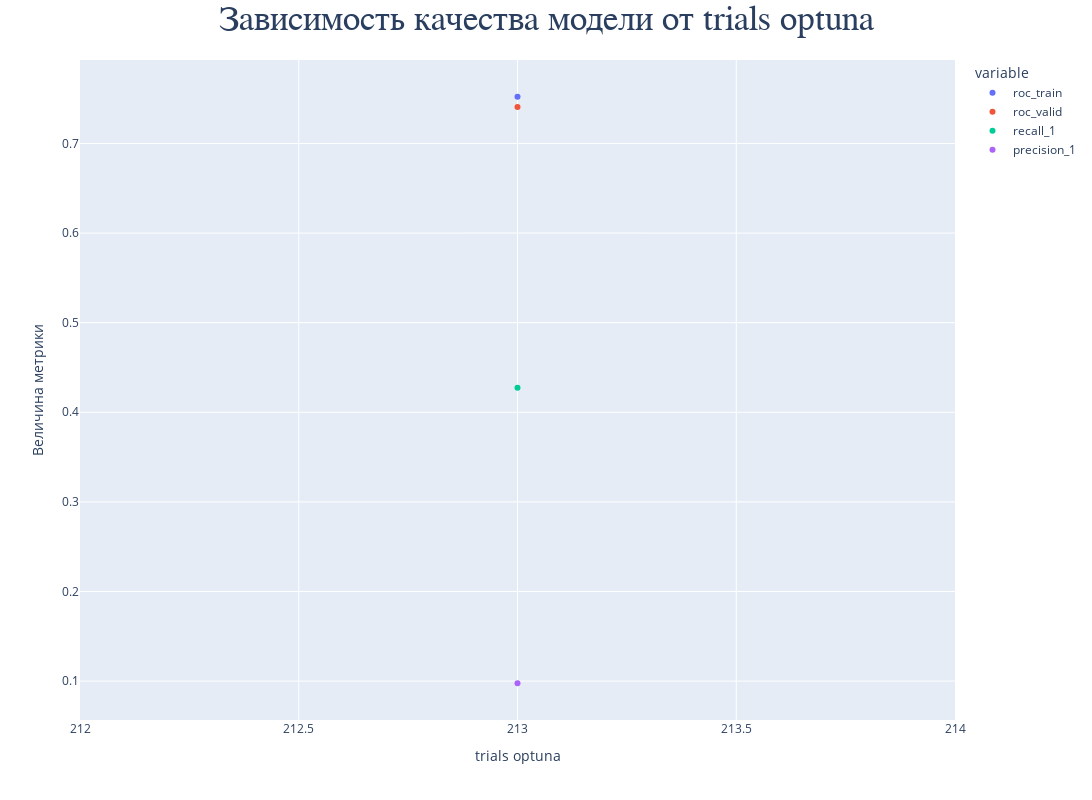

Write notebook code for a chart like this one.
### Code cell
# Визуализируем метрики полученные при optuna оптимизации
fig = px.scatter(
    data_frame=optuna_study_lg_meta_pd[optuna_study_lg_meta_pd['roc_valid']>0.9999*optuna_study_lg_meta_pd['roc_valid'].max()],
    x='number', #ось абсцисс
    y=['roc_train','roc_valid','recall_1','precision_1'], #ось ординат
)
fig.update_layout(
    title ={
        'text':'Зависимость качества модели от trials optuna', # Имя рабочей плоскости
        'font':{'size':35,'family':"Times New Roman"}, # размер и стиль написания имени рабочей плоскости
        'x':0.5, # Смешение имени по оси "x" на половину рабочей плоскости
        },
    height =800,# Высота рабочей плоскости
    width = 1350, # Ширина рабочей плоскости
    bargap=0.2, # Добавил расстояния между столбами гистограммы
    xaxis_title='trials optuna',
    yaxis_title='Величина метрики')
fig.update_xaxes(showspikes=True)
fig.update_yaxes(showspikes=True)

fig.show()

### Figure 1 — Plotly figure (JSON) as saved in the notebook; plotly's stock layout.template omitted (floating-point values rounded to 4 significant figures)
{"data": [{"hovertemplate": "variable=roc_train<br>number=%{x}<br>value=%{y}<extra></extra>", "legendgroup": "roc_train", "marker": {"color": "#636efa", "symbol": "circle"}, "mode": "markers", "name": "roc_train", "orientation": "v", "showlegend": true, "type": "scatter", "x": [213], "xaxis": "x", "y": [0.7521], "yaxis": "y"}, {"hovertemplate": "variable=roc_valid<br>number=%{x}<br>value=%{y}<extra></extra>", "legendgroup": "roc_valid", "marker": {"color": "#EF553B", "symbol": "circle"}, "mode": "markers", "name": "roc_valid", "orientation": "v", "showlegend": true, "type": "scatter", "x": [213], "xaxis": "x", "y": [0.7406], "yaxis": "y"}, {"hovertemplate": "variable=recall_1<br>number=%{x}<br>value=%{y}<extra></extra>", "legendgroup": "recall_1", "marker": {"color": "#00cc96", "symbol": "circle"}, "mode": "markers", "name": "recall_1", "orientation": "v", "showlegend": true, "type": "scatter", "x": [213], "xaxis": "x", "y": [0.4275], "yaxis": "y"}, {"hovertemplate": "variable=precision_1<br>number=%{x}<br>value=%{y}<extra></extra>", "legendgroup": "precision_1", "marker": {"color": "#ab63fa", "symbol": "circle"}, "mode": "markers", "name": "precision_1", "orientation": "v", "showlegend": true, "type": "scatter", "x": [213], "xaxis": "x", "y": [0.09759], "yaxis": "y"}], "layout": {"bargap": 0.2, "height": 800, "legend": {"title": {"text": "variable"}, "tracegroupgap": 0}, "margin": {"t": 60}, "title": {"font": {"family": "Times New Roman", "size": 35}, "text": "Зависимость качества модели от trials optuna", "x": 0.5}, "width": 1350, "xaxis": {"anchor": "y", "domain": [0, 1], "showspikes": true, "title": {"text": "trials optuna"}}, "yaxis": {"anchor": "x", "domain": [0, 1], "showspikes": true, "title": {"text": "Величина метрики"}}}}
